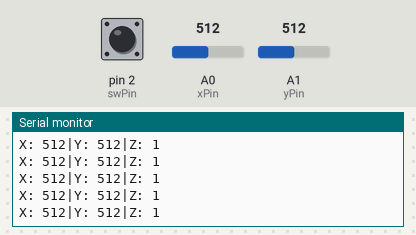
The sketch below on a simulated Arduino Uno, built with avr-gcc and run on an emulated ATmega328P. On the bench: the last lines printed to the serial monitor. The test bench sets the inputs (shaded band); at power-on: A0 (xPin) = 512, A1 (yPin) = 512, pin 2 (swPin) HIGH.

Above: at 1.2 s.
1.3 s: A0 (xPin) set to 104
At 2.4 s:
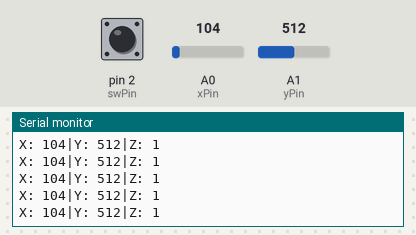
4.3 s: A0 (xPin) set to 92
At 4.9 s:
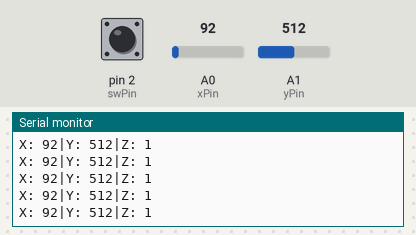
7.3 s: A1 (yPin) set to 107
At 7.8 s:
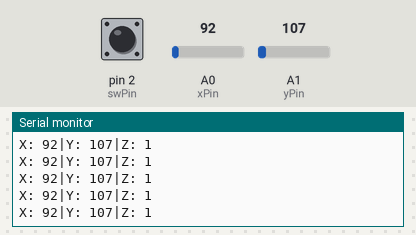
10.3 s: A1 (yPin) set to 92
At 11.1 s:
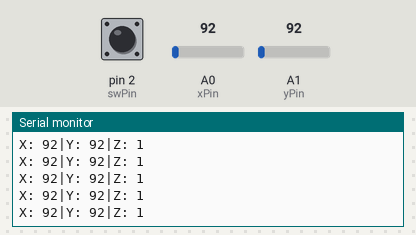
14.8 s: A0 (xPin) set to 982
At 15.6 s:
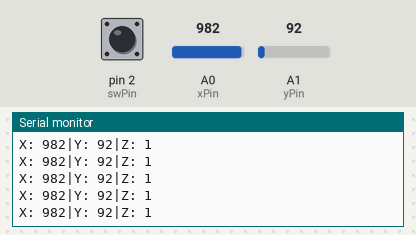
16.3 s: A0 (xPin) set to 1018
At 16.8 s:
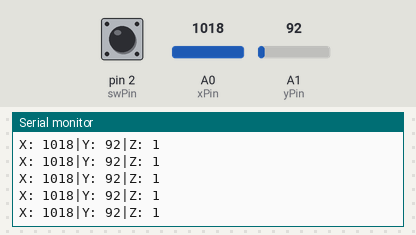
Timing chart, 0 to 19.3 s (numbered marks = the images above; inputs shaded):
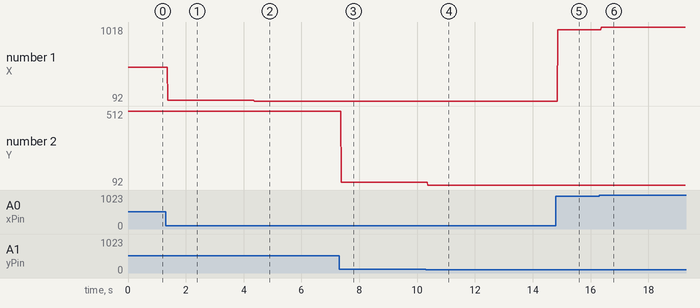

The sketch:

Latihan_sensor_1.ino
```cpp
const int xPin = A0; //X attach to A0
const int yPin = A1; //Y attach to A1
const int swPin = 2; //Bt attach to digital 8
void setup()
{
  pinMode(swPin,INPUT); //set btpin as INPUT
  digitalWrite(swPin, HIGH); //and HIGH
  Serial.begin(9600); //initialize serial monitor
}
void loop()
{
  Serial.print("X: "); //print "X: "
  Serial.print(analogRead(xPin),DEC); //read the value of A0 and print it in decimal
  Serial.print("|Y: "); //print "|Y: "
  Serial.print(analogRead(yPin),DEC); //read the value of A1 and print it in decimal
  Serial.print("|Z: "); //print "|Z: "
  Serial.println(digitalRead(swPin)); //read the value of pin8 and print it
  delay(10); //delay 500ms
}
```

Measured:
- after the input at 1.3 s, the serial monitor: prints a new line after 0.07 s (image 1)
- after the input at 4.3 s, the serial monitor: prints a new line after 0.07 s (image 2)
- after the input at 7.3 s, the serial monitor: prints a new line after 0.07 s (image 3)
- after the input at 10.3 s, the serial monitor: prints a new line after 0.08 s (image 4)
- after the input at 14.8 s, the serial monitor: prints a new line after 0.07 s (image 5)
- after the input at 16.3 s, the serial monitor: prints a new line after 0.07 s (image 6)
- plotted number 1: 512 → 104 after the input at 1.3 s, 104 → 92 after the input at 4.3 s, 92 → 982 after the input at 14.8 s, 982 → 1018 after the input at 16.3 s
- plotted number 2: 512 → 107 after the input at 7.3 s
